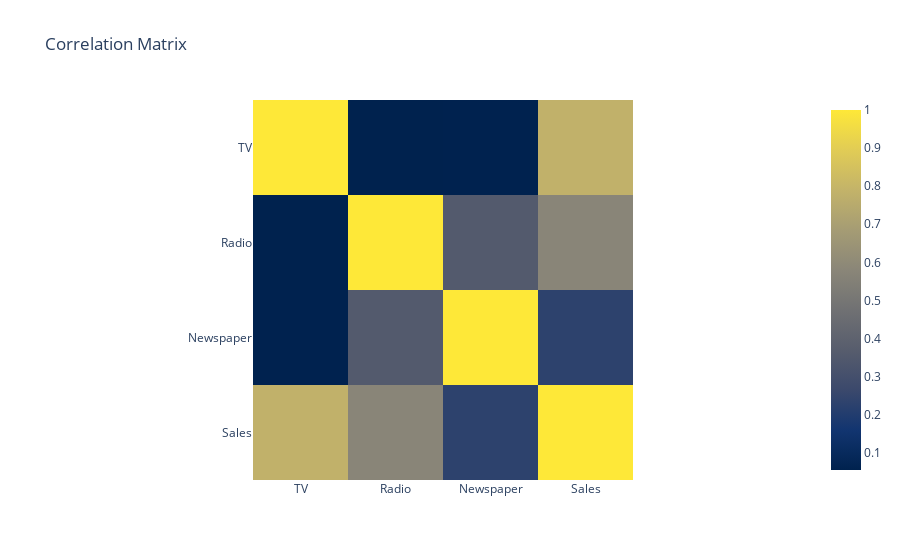

The cell this chart's notebook holds for it:
### Code cell
correlation_matrix = df.corr()
fig = px.imshow(correlation_matrix, color_continuous_scale='Cividis',
                title="Correlation Matrix")
fig.show()

### Figure 1 — Plotly figure (JSON) as saved in the notebook; plotly's stock layout.template omitted (floating-point values rounded to 4 significant figures)
{"data": [{"coloraxis": "coloraxis", "hovertemplate": "x: %{x}<br>y: %{y}<br>color: %{z}<extra></extra>", "name": "0", "type": "heatmap", "x": ["TV", "Radio", "Newspaper", "Sales"], "xaxis": "x", "y": ["TV", "Radio", "Newspaper", "Sales"], "yaxis": "y", "z": [[1, 0.05481, 0.05665, 0.7822], [0.05481, 1, 0.3541, 0.5762], [0.05665, 0.3541, 1, 0.2283], [0.7822, 0.5762, 0.2283, 1]]}], "layout": {"coloraxis": {"colorscale": [[0, "#00224e"], [0.1111, "#123570"], [0.2222, "#3b496c"], [0.3333, "#575d6d"], [0.4444, "#707173"], [0.5556, "#8a8678"], [0.6667, "#a59c74"], [0.7778, "#c3b369"], [0.8889, "#e1cc55"], [1, "#fee838"]]}, "title": {"text": "Correlation Matrix"}, "xaxis": {"anchor": "y", "constrain": "domain", "domain": [0, 1], "scaleanchor": "y"}, "yaxis": {"anchor": "x", "autorange": "reversed", "constrain": "domain", "domain": [0, 1]}}}
